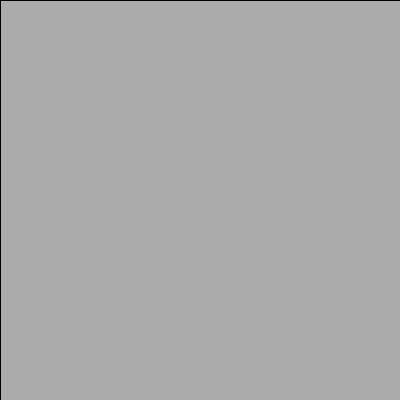
Frame 1 (no input)
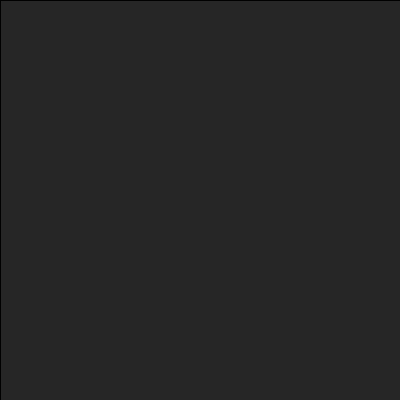
Frame 60 (the mouse pressed at the canvas centre just before this capture)
Frame 120 (the mouse held since frame 60 and released just before this capture): identical to frame 60, image omitted

The Processing sketch that drew these frames (run headless with seeded random() and noise(); from frame 60 on, the mouse is pressed at the canvas centre):

// Processing sketch: sketch_08_text_fade
// ── sketch_08_text_fade.pde
void setup() {
  size(400, 400);
}

void draw() {
  fill(#222222, 50);
  rect(0, 0 , width, height);
}

void keyPressed() {
  fill(#E800C2);
  textSize(72);
  text(key, random(300), random(300));
}
